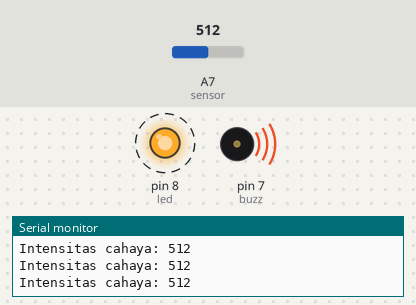
Bench run of a sketch on a simulated Arduino Nano, built with avr-gcc and run on an emulated ATmega328P. Parts: output pins drawn as LEDs (lit = HIGH), buzzer (waves = sounding), the last lines printed to the serial monitor. Dashed ring = blinking. Inputs (shaded band) come from the test bench; at power-on: A7 (sensor) = 512.

Above: at 1.25 s.
1.3 s: A7 (sensor) set to 107
4.3 s: A7 (sensor) set to 91
At 5.6 s:
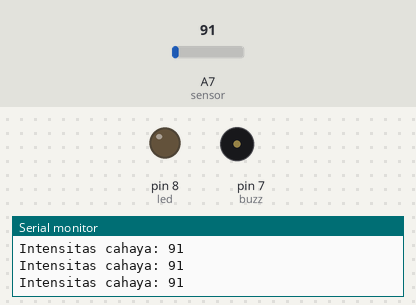
5.9 s: A7 (sensor) set to 110
At 6.09 s:
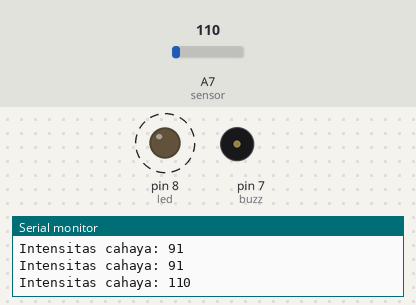
Timing chart, 0 to 14.9 s (numbered marks = the images above; inputs shaded):
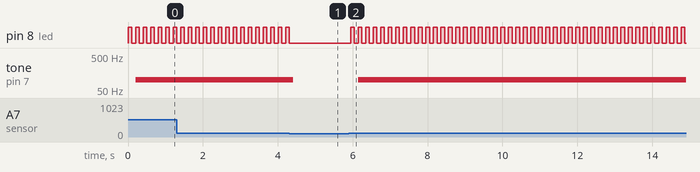

The sketch:

light_alarm.ino
```cpp
const int buzz = 7;
const int led = 8;
const int sensor = A7;

void setup() {
  // put your setup code here, to run once:
  pinMode(buzz, OUTPUT);
  pinMode(led, OUTPUT);
  Serial.begin(9600);
}

void loop() {
  // put your main code here, to run repeatedly:
  int res = analogRead(sensor);
  Serial.print("Intensitas cahaya: ");
  Serial.println(res);

  if(res >= 100){
    blink(100);
    tone(buzz, 100);
  } else {
    digitalWrite(led, LOW);
    noTone(buzz);
  }
}

void blink(int val) {
  digitalWrite(led, HIGH);
  delay(val);

  digitalWrite(led, LOW);
  delay(val);
}
```

Measured:
- the behaviour switches between 100 and 99 on A7 (sensor) (found by bisection; images 0 and 1)
- after the input at 4.3 s, pin 8 (led): goes on until 4.3 s, then stays LOW; tone on pin 7 (buzz): 100 Hz → silent after 0.11 s
- after the input at 5.9 s, pin 8 (led): alternates HIGH for 0.10 s and LOW for 0.10 s, starting after 0.05 s; tone on pin 7 (buzz): silent → 100 Hz after 0.25 s
- by itself, pin 8 (led): alternates HIGH for 0.10 s and LOW for 0.10 s
